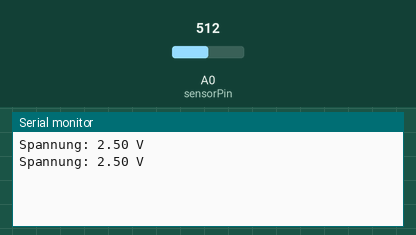
This sketch was run on a simulated Arduino Uno, built with avr-gcc and run on an emulated ATmega328P. Shown: the last lines printed to the serial monitor. Inputs (shaded band) come from the test bench; at power-on: A0 (sensorPin) = 512.

Above: at 1.8 s.
1.9 s: A0 (sensorPin) set to 716
At 2.4 s:
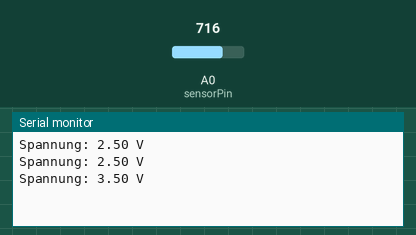
3.4 s: A0 (sensorPin) set to 900
At 4.8 s:
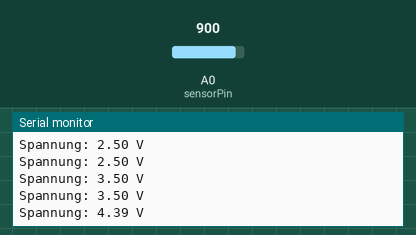
Timing chart, 0 to 6.4 s (numbered marks = the images above; inputs shaded):
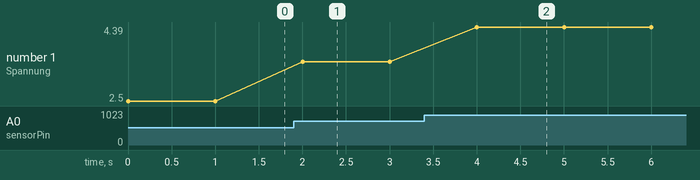

Measured:
- after the input at 1.9 s, the serial monitor: prints a new line after 0.10 s (image 1)
- after the input at 3.4 s, the serial monitor: prints a new line after 0.60 s (image 2)
- plotted number 1: 2.5 → 3.5 after the input at 1.9 s, 3.5 → 4.39 after the input at 3.4 s

The sketch:

voltage_read.ino
```cpp
int sensorPin = A0;

void setup() {
  Serial.begin(9600);
}

void loop() {
  int value = analogRead(sensorPin);
  float voltage = value * 5.0 / 1024.0;

  Serial.print("Spannung: ");
  Serial.print(voltage);
  Serial.println(" V");

  delay(1000);
}
```
